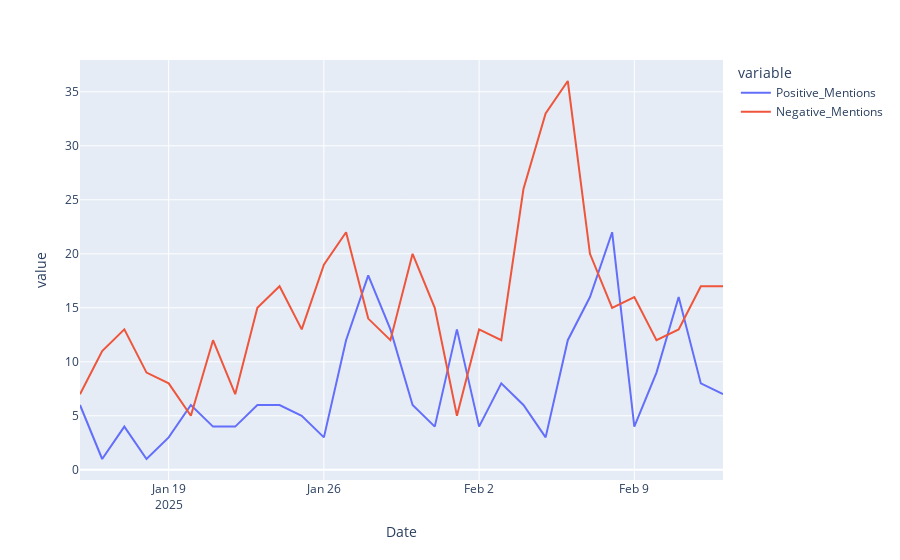

The notebook cell this image was saved under:
### Code cell
positive_mentions = df[df['Sentiment'] > 0]
positive_mentions = positive_mentions.groupby('Date').size().reset_index(name='Positive_Mentions')

negative_mentions = df[df['Sentiment'] < 0]
negative_mentions = negative_mentions.groupby('Date').size().reset_index(name='Negative_Mentions')

total_sentiment = pd.merge(positive_mentions, negative_mentions, on='Date')

fig = px.line(total_sentiment, x='Date', y=['Positive_Mentions', 'Negative_Mentions'])
fig.show()

### Figure 1 — Plotly figure (JSON) as saved in the notebook; plotly's stock layout.template omitted (floating-point values rounded to 4 significant figures)
{"data": [{"hovertemplate": "variable=Positive_Mentions<br>Date=%{x}<br>value=%{y}<extra></extra>", "legendgroup": "Positive_Mentions", "line": {"color": "#636efa", "dash": "solid"}, "marker": {"symbol": "circle"}, "mode": "lines", "name": "Positive_Mentions", "orientation": "v", "showlegend": true, "type": "scatter", "x": ["2025-01-15", "2025-01-16", "2025-01-17", "2025-01-18", "2025-01-19", "2025-01-20", "2025-01-21", "2025-01-22", "2025-01-23", "2025-01-24", "2025-01-25", "2025-01-26", "2025-01-27", "2025-01-28", "2025-01-29", "2025-01-30", "2025-01-31", "2025-02-01", "2025-02-02", "2025-02-03", "2025-02-04", "2025-02-05", "2025-02-06", "2025-02-07", "2025-02-08", "2025-02-09", "2025-02-10", "2025-02-11", "2025-02-12", "2025-02-13"], "xaxis": "x", "y": [6, 1, 4, 1, 3, 6, 4, 4, 6, 6, 5, 3, 12, 18, 13, 6, 4, 13, 4, 8, 6, 3, 12, 16, 22, 4, 9, 16, 8, 7], "yaxis": "y"}, {"hovertemplate": "variable=Negative_Mentions<br>Date=%{x}<br>value=%{y}<extra></extra>", "legendgroup": "Negative_Mentions", "line": {"color": "#EF553B", "dash": "solid"}, "marker": {"symbol": "circle"}, "mode": "lines", "name": "Negative_Mentions", "orientation": "v", "showlegend": true, "type": "scatter", "x": ["2025-01-15", "2025-01-16", "2025-01-17", "2025-01-18", "2025-01-19", "2025-01-20", "2025-01-21", "2025-01-22", "2025-01-23", "2025-01-24", "2025-01-25", "2025-01-26", "2025-01-27", "2025-01-28", "2025-01-29", "2025-01-30", "2025-01-31", "2025-02-01", "2025-02-02", "2025-02-03", "2025-02-04", "2025-02-05", "2025-02-06", "2025-02-07", "2025-02-08", "2025-02-09", "2025-02-10", "2025-02-11", "2025-02-12", "2025-02-13"], "xaxis": "x", "y": [7, 11, 13, 9, 8, 5, 12, 7, 15, 17, 13, 19, 22, 14, 12, 20, 15, 5, 13, 12, 26, 33, 36, 20, 15, 16, 12, 13, 17, 17], "yaxis": "y"}], "layout": {"legend": {"title": {"text": "variable"}, "tracegroupgap": 0}, "margin": {"t": 60}, "xaxis": {"anchor": "y", "domain": [0, 1], "title": {"text": "Date"}}, "yaxis": {"anchor": "x", "domain": [0, 1], "title": {"text": "value"}}}}
